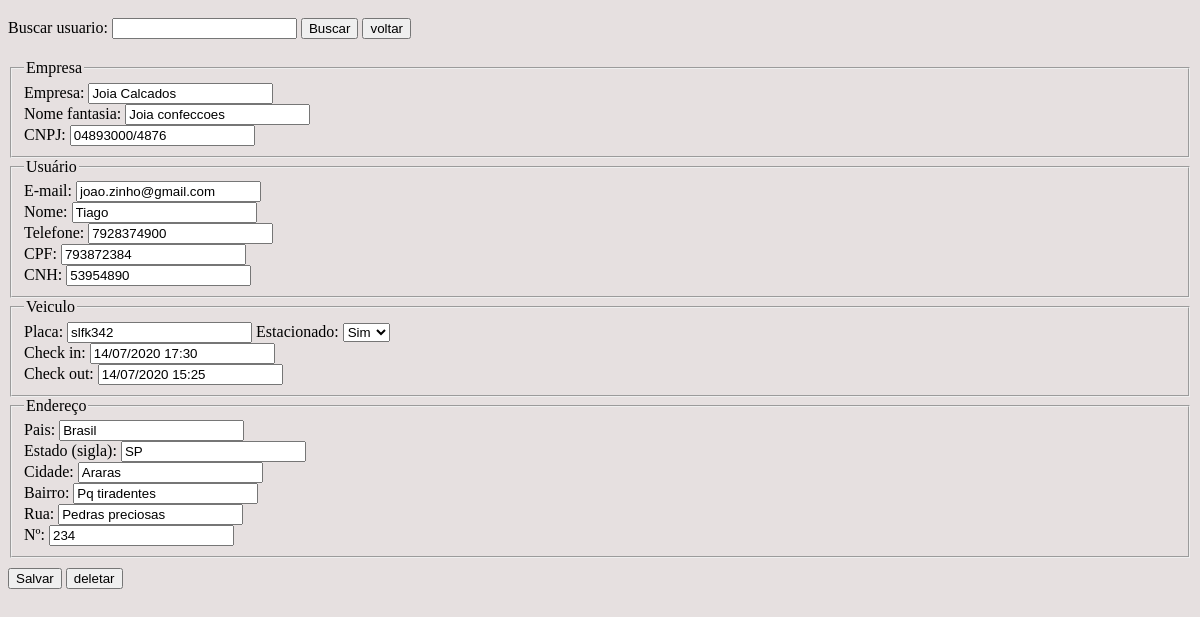
The page /editar.php?pesq=1 (signed in) on the database its author committed.
### tables this page shows
CREATE TABLE `usuario` (
  `id_usuario` int(11) NOT NULL AUTO_INCREMENT,
  `email` varchar(30) NOT NULL,
  `senha` varchar(255) NOT NULL,
  `nome` varchar(30) NOT NULL,
  `CPF` varchar(13) NOT NULL,
  `CNH` varchar(13) NOT NULL,
  `telefone` varchar(15) NOT NULL,
  `tipo_usuario` enum('admin','user') NOT NULL DEFAULT 'user',
  PRIMARY KEY (`id_usuario`),
  UNIQUE KEY `email` (`email`)
);

CREATE TABLE `compania` (
  `id_compania` int(11) NOT NULL AUTO_INCREMENT,
  `nome` varchar(30) NOT NULL,
  `nome_fantasia` varchar(30) NOT NULL,
  `cnpj` varchar(14) NOT NULL,
  `id_usuario` int(11) NOT NULL,
  PRIMARY KEY (`id_compania`),
  KEY `id_usuario` (`id_usuario`)
);

CREATE TABLE `carro` (
  `id` int(11) NOT NULL AUTO_INCREMENT,
  `placa` varchar(7) NOT NULL,
  `estacionado` enum('true','false') NOT NULL,
  `checkin` varchar(18) NOT NULL,
  `checkout` varchar(18) NOT NULL,
  `id_usuario` int(11) NOT NULL,
  PRIMARY KEY (`id`),
  KEY `id_usuario` (`id_usuario`),
  CONSTRAINT `carro_ibfk_1` FOREIGN KEY (`id_usuario`) REFERENCES `usuario` (`id_usuario`)
);

CREATE TABLE `endereco` (
  `id_endereco` int(11) NOT NULL AUTO_INCREMENT,
  `pais` varchar(20) NOT NULL DEFAULT 'Brasil',
  `estado` varchar(3) NOT NULL DEFAULT 'SP',
  `cidade` varchar(30) NOT NULL,
  `bairro` varchar(30) NOT NULL,
  `rua` varchar(30) NOT NULL,
  `numero` varchar(6) NOT NULL,
  `pk_compania` int(11) NOT NULL,
  PRIMARY KEY (`id_endereco`),
  KEY `pk_compania` (`pk_compania`),
  CONSTRAINT `endereco_ibfk_1` FOREIGN KEY (`pk_compania`) REFERENCES `compania` (`id_compania`)
);

### formularioAtl.php (the view, shortened to what this page needs)
<div class="container">
    <form name="cadastro" method="POST" action="<?php echo htmlentities($_SERVER['PHP_SELF'])?>">
        <fieldset>
                <legend>Empresa</legend>
                <label for="nomeEmp">Empresa: </label>
                <input id="nomeEmp" type="text" name="empresa" minlength="3" maxlength="30" value="<?php echo $row['empNome']?>"/><br/>
                <label for="nomeFant">Nome fantasia: </label>
                <input id="nomeFant" type="text" name="nome_fantasia" minlength="3" maxlength="30" value="<?php echo $row['fantasia']?>"/><br/>
                <label for="cnpj">CNPJ: </label>
                <input id="cnpj" type="text" name="cnpj" maxlength="14" value="<?php echo $row['cnpj']?>"/><br/>
        </fieldset>
        <fieldset>
                <legend>Usuário</legend>
                <label for="email">E-mail: </label>
                <input id="email" type="email" name="email" minlength="10" maxlength="50" value="<?php echo $row['email']?>"/><br/>
                <label for="nome">Nome: </label>
                <input id="nome" type="text" name="nome" minlength="3" maxlength="12" value="<?php echo $row['usNome']?>"/><br/>
                <label for="telefone">Telefone: </label>
                <input id="telefone" type="tel" name="telefone" minlength="10" maxlength="14" value="<?php echo $row['telefone']?>"/><br/>
                <label for="cpf">CPF: </label>
                <input id="cpf" type="number" name="cpf" minlength="11" maxlength="12" value="<?php echo $row['cpf']?>"/><br/>
                <label for="cnh">CNH: </label>
                <input id="cnh" type="number" name="cnh" maxlength="14" value="<?php echo $row['cnh']?>"/><br/>
        </fieldset>
        <fieldset>
            <legend>Veiculo</legend>
            <label for="placa">Placa: </label>
            <input id="placa" type="text" name="placa" maxlength="7" value="<?php echo $row['placa']?>"/>
            <label for="estacionado">Estacionado: </label>
            <select name="estacionado" id="estacionado">
                <option value="true" <?php if($row['estacionado'] == 'true') echo 'selected';?>>Sim</option>
            </select><br/>
            <label for="placa">Check in: </label>
            <input id="placa" type="text" name="checkIn" maxlength="18" value="<?php echo $row['checkIn']?>" placeholder="dd/mm/aaaa hh:mm"/><br/>
            <label for="placa">Check out: </label>
            <input id="placa" type="text" name="checkOut" maxlength="18" value="<?php echo $row['checkOut']?>" placeholder="dd/mm/aaaa hh:mm"/><br/>
        </fieldset>
        <fieldset>
                <legend>Endereço</legend>
                <label for="pais">Pais: </label>
                <input id="pais" type="text" name="pais" minlength="3" maxlength="20" value="<?php echo $row['pais']?>"/><br/>
                <label for="estado">Estado (sigla): </label>
                <input id="estado" type="text" name="estado" minlength="1" maxlength="2" value="<?php echo $row['estado']?>"/><br/>
                <label for="cidade">Cidade: </label>
                <input id="cidade" type="text" name="cidade" minlength="3" maxlength="30" value="<?php echo $row['cidade']?>"/><br/>
                <label for="bairo">Bairro: </label>
                <input id="bairo" type="text" name="bairro" minlength="3" maxlength="30" value="<?php echo $row['bairro']?>"/><br/>
                <label for="rua">Rua: </label>
                <input id="rua" type="text" name="rua" minlength="3" maxlength="30" value="<?php echo $row['rua']?>"/><br/>
                <label for="n">Nº: </label>
                <input id="n" type="number" name="numero" minlength="3" maxlength="6" value="<?php echo $row['numero']?>"/><br/>
        </fieldset>
        <input type="submit" id="salvar" name="salvar" value="Salvar" class="form button"/>
        <input type="submit" id="deletar" name="deletar" value="deletar" class="form button"/>
    </form>
</div>

### estilo/estilo.css (style rules this page uses)
Body { background-color: rgb(230, 224, 224); overflow:hidden; }
.button { margin-top: 10px; }

### rows shown on the page
usuario: empresa "Joia Calcados", nome_fantasia "Joia confeccoes", cnpj "04893000/4876", email "joao.zinho@gmail.com", nome "Tiago", telefone "7928374900", cpf "793872384", cnh "53954890", placa "slfk342", checkIn "14/07/2020 17:30", checkOut "14/07/2020 15:25", pais "Brasil", estado "SP", cidade "Araras", bairro "Pq tiradentes", rua "Pedras preciosas", numero "234"
carro: estacionado "Sim"
